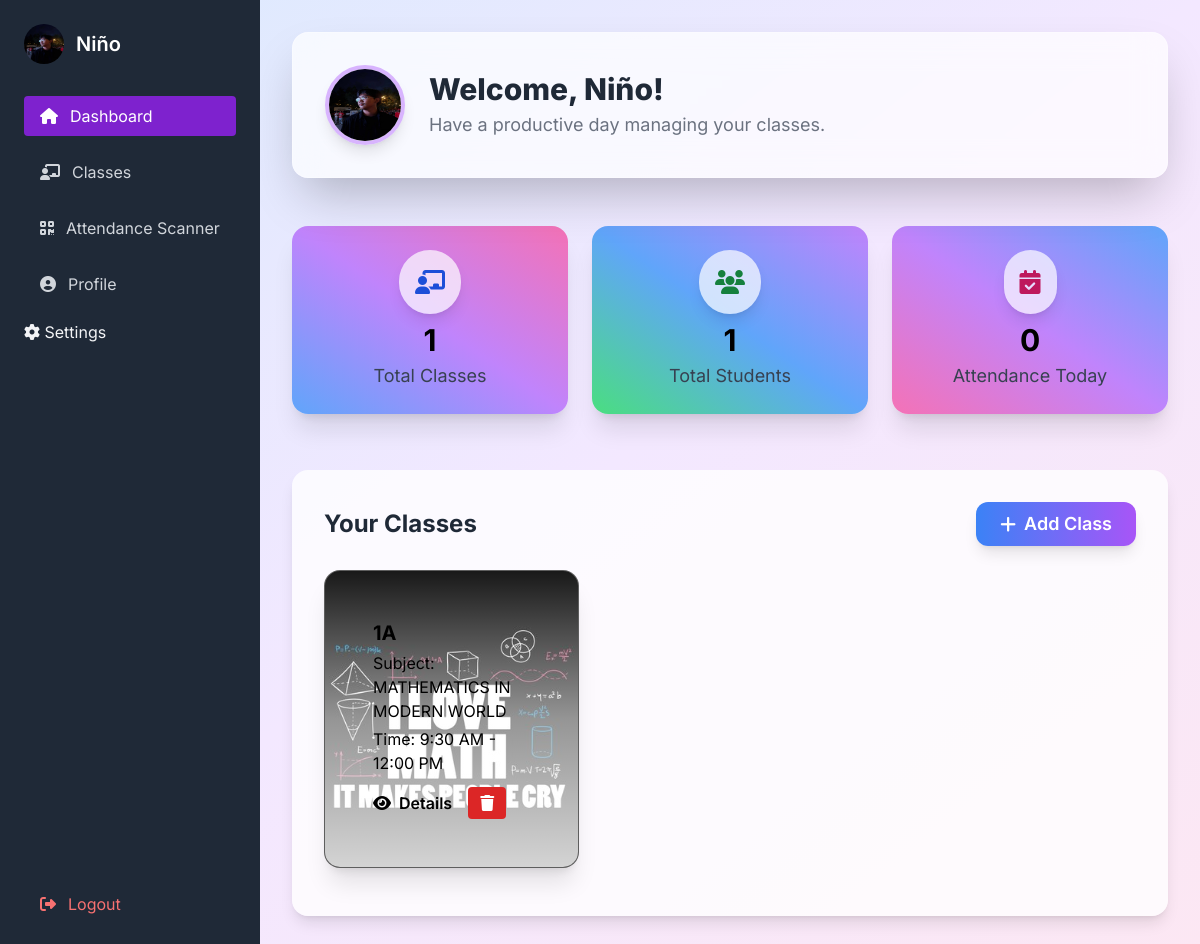
Screenshot of /instructor_dashboard.php (signed in) with the database file from the repository.
### tables this page shows
CREATE TABLE `instructors` (
  `id` int(11) NOT NULL,
  `full_name` varchar(100) NOT NULL,
  `instructor_id` varchar(50) NOT NULL,
  `department` varchar(100) NOT NULL,
  `email` varchar(100) NOT NULL,
  `username` varchar(50) NOT NULL,
  `password` varchar(255) NOT NULL,
  `failed_login_attempts` int(11) DEFAULT 0,
  `lockout_until` datetime DEFAULT NULL,
  `otp` varchar(6) DEFAULT NULL,
  `otp_expires_at` datetime DEFAULT NULL,
  `is_verified` tinyint(1) DEFAULT 0,
  `created_at` timestamp NOT NULL DEFAULT current_timestamp(),
  `last_login` datetime DEFAULT NULL,
  `profile_pic` varchar(255) DEFAULT NULL,
  `reset_token` varchar(128) DEFAULT NULL,
  `reset_token_expiry` datetime DEFAULT NULL
);

CREATE TABLE `classes` (
  `id` int(11) NOT NULL,
  `instructor_id` int(11) NOT NULL,
  `class_name` varchar(100) NOT NULL,
  `subject` varchar(100) NOT NULL,
  `start_time` time NOT NULL,
  `end_time` time NOT NULL,
  `background_image` varchar(255) DEFAULT NULL
);

### db.php (called while the page is built, shortened)
<?php
$DB_HOST = 'localhost';
$DB_USER = 'root';
$DB_PASS = '';
$DB_NAME = 'attendance';
$conn = new mysqli($DB_HOST, $DB_USER, $DB_PASS);
$conn->query("CREATE DATABASE IF NOT EXISTS `$DB_NAME`");
$conn->select_db($DB_NAME);
$conn->query("CREATE TABLE IF NOT EXISTS students (
    id INT AUTO_INCREMENT PRIMARY KEY,
    student_id VARCHAR(50) UNIQUE NOT NULL,
    name VARCHAR(100) NOT NULL,
    gender VARCHAR(10) NOT NULL,
    year VARCHAR(20) NOT NULL,
    course VARCHAR(50) NOT NULL
)");
$conn->query("CREATE TABLE IF NOT EXISTS instructors (
    id INT PRIMARY KEY AUTO_INCREMENT,
    full_name VARCHAR(100) NOT NULL,
    instructor_id VARCHAR(50) UNIQUE NOT NULL,
    department VARCHAR(100) NOT NULL,
    email VARCHAR(100) UNIQUE NOT NULL,
    username VARCHAR(50) UNIQUE NOT NULL,
    password VARCHAR(255) NOT NULL,
    failed_login_attempts INT DEFAULT 0,
    lockout_until DATETIME DEFAULT NULL,
    otp VARCHAR(6) DEFAULT NULL,
    otp_expires_at DATETIME DEFAULT NULL,
    is_verified BOOLEAN DEFAULT FALSE,
    created_at TIMESTAMP DEFAULT CURRENT_TIMESTAMP
)");
$conn->query("CREATE TABLE IF NOT EXISTS classes (
    id INT AUTO_INCREMENT PRIMARY KEY,
    instructor_id INT NOT NULL,
    class_name VARCHAR(100) NOT NULL,
    subject VARCHAR(100) NOT NULL,
    start_time TIME NOT NULL,
    end_time TIME NOT NULL,
    background_image VARCHAR(255) DEFAULT NULL,
    FOREIGN KEY (instructor_id) REFERENCES instructors(id) ON DELETE CASCADE
)");
$conn->query("CREATE TABLE IF NOT EXISTS class_students (
    id INT AUTO_INCREMENT PRIMARY KEY,
    class_id INT NOT NULL,
    student_id INT NOT NULL,
    UNIQUE KEY class_student_unique (class_id, student_id),
    FOREIGN KEY (class_id) REFERENCES classes(id) ON DELETE CASCADE,
    FOREIGN KEY (student_id) REFERENCES students(id) ON DELETE CASCADE
)");
$conn->query("CREATE TABLE IF NOT EXISTS attendance (
    id INT AUTO_INCREMENT PRIMARY KEY,
    class_id INT NOT NULL,
    student_id INT NOT NULL,
    timestamp DATETIME DEFAULT CURRENT_TIMESTAMP,
    FOREIGN KEY (class_id) REFERENCES classes(id) ON DELETE CASCADE,
    FOREIGN KEY (student_id) REFERENCES students(id) ON DELETE CASCADE
);");
$conn->query("CREATE TABLE IF NOT EXISTS user_logs (
    id INT AUTO_INCREMENT PRIMARY KEY,
    user_id INT NULL,
    user_type VARCHAR(20) NULL,
    action VARCHAR(50) NOT NULL,
    timestamp DATETIME DEFAULT CURRENT_TIMESTAMP,
    ip_address VARCHAR(45) NULL,
    user_agent TEXT NULL,
    INDEX user_id_idx (user_id),
    INDEX action_idx (action)
);");
$conn->query("CREATE TABLE IF NOT EXISTS admin (
    id INT AUTO_INCREMENT PRIMARY KEY,
    username VARCHAR(50) UNIQUE NOT NULL,
    password VARCHAR(255) NOT NULL
);");
function get_instructor_classes($instructor_id) {
    global $conn;
    $stmt = $conn->prepare('SELECT id, class_name, subject, start_time, end_time, background_image FROM classes WHERE instructor_id = ?');
    $stmt->bind_param('i', $instructor_id);
    $stmt->execute();
    $result = $stmt->get_result();
    $classes = [];
    while ($row = $result->fetch_assoc()) {
        $classes[] = $row;
    }
    return $classes;
}
function get_enrolled_students($class_id) {
    global $conn;
    $stmt = $conn->prepare('SELECT s.id, s.student_id, s.name, s.gender, s.year, s.course FROM students s JOIN class_students cs ON s.id = cs.student_id WHERE cs.class_id = ? ORDER BY s.name');
    $stmt->bind_param('i', $class_id);
    $stmt->execute();
    $result = $stmt->get_result();
    $students = [];
    while ($row = $result->fetch_assoc()) {
        $students[] = $row;
    }
    return $students;
}
?>

### instructor_dashboard.php (the view, shortened to what this page needs)
<?php
$instructor_id = $_SESSION['instructor_id'] ?? null;
$instructor_name = $_SESSION['instructor_name'] ?? 'Instructor';
require_once 'db.php';
$instructor_email = '';
if ($instructor_id) {
    $stmt = $conn->prepare('SELECT email, full_name, profile_pic FROM instructors WHERE id = ?');
    $stmt->bind_param('i', $instructor_id);
    $stmt->execute();
    $stmt->bind_result($instructor_email, $instructor_name, $profile_pic);
}
if ($profile_pic && file_exists('profile_pics/' . $profile_pic)) {
    $profile_img_url = 'profile_pics/' . $profile_pic;
} else {
    $profile_img_url = 'profile_pics/default.png';
}
$first_name = $instructor_name;
if ($instructor_name) {
    $name_parts = explode(' ', $instructor_name);
    $first_name = $name_parts[0];
}
$classes = [];
if ($instructor_id) {
    $classes = get_instructor_classes($instructor_id);
}
$total_classes = count($classes);
$total_students = 0;
foreach ($classes as $class) {
    $students = get_enrolled_students($class['id']);
    $total_students += count($students);
}
$total_attendance_today = 0;
?>
<!DOCTYPE html>
<html lang="en">
<head>
    <script src="https://cdn.tailwindcss.com"></script>
    <link rel="stylesheet" href="https://cdnjs.cloudflare.com/ajax/libs/font-awesome/6.4.0/css/all.min.css">
</head>
<body class="min-h-screen flex bg-gradient-to-br from-blue-100 via-purple-100 to-pink-100">
    <div class="sidebar bg-gray-800 text-gray-100 p-6 flex flex-col">
        <div class="flex items-center mb-8">
            <img src="<?php echo htmlspecialchars($profile_img_url); ?>" alt="Instructor Icon" class="w-10 h-10 rounded-full mr-3">
            <span class="text-xl font-semibold text-white"><?php echo htmlspecialchars($first_name); ?></span>
        </div>
        <nav class="flex flex-col space-y-4">
            <a href="instructor_dashboard.php" class="sidebar-link flex items-center py-2 px-4 rounded transition duration-200 bg-purple-700 text-white">
                <i class="fas fa-home mr-3"></i> Dashboard
            </a>
            <a href="#" class="sidebar-link flex items-center py-2 px-4 rounded transition duration-200 text-gray-300 hover:text-white hover:bg-gradient-to-r hover:from-purple-500 hover:to-blue-500 hover:shadow-lg">
                <i class="fas fa-chalkboard-teacher mr-3"></i> Classes
            </a>
            <a href="attendance_scanner.php" class="sidebar-link flex items-center py-2 px-4 rounded transition duration-200 text-gray-300 hover:text-white hover:bg-gradient-to-r hover:from-purple-500 hover:to-blue-500 hover:shadow-lg">
                <i class="fas fa-qrcode mr-3"></i> Attendance Scanner
            </a>
            <a href="instructor_profile.php" class="sidebar-link flex items-center py-2 px-4 rounded transition duration-200 text-gray-300 hover:text-white hover:bg-gradient-to-r hover:from-green-400 hover:to-blue-500 hover:shadow-lg">
                <i class="fas fa-user-circle mr-3"></i> Profile
            </a>
            <div class="mt-4">
                <button id="settingsBtn" class="sidebar-link w-full text-left">
                    <i class="fas fa-cog"></i> Settings
                </button>
            </div>
        </nav>
        <div class="mt-auto">
            <a href="instructor_logout.php" id="instructorLogoutLink" class="flex items-center py-2 px-4 rounded transition duration-200 text-red-400 hover:text-red-600 hover:bg-gray-700">
                <i class="fas fa-sign-out-alt mr-3"></i> Logout
            </a>
        </div>
    </div>
    <div class="main-content flex-1 p-8 flex flex-col gap-8">
        <div class="glass-card w-full flex items-center gap-6 p-8 rounded-2xl shadow-2xl bg-white/70 backdrop-blur-lg border border-white/30 mb-4">
            <img src="<?php echo htmlspecialchars($profile_img_url); ?>" alt="Profile" class="w-20 h-20 rounded-full border-4 border-purple-300 shadow-lg">
            <div>
                <h1 class="text-3xl font-extrabold text-gray-800 mb-1">Welcome, <?php echo htmlspecialchars($first_name); ?>!</h1>
                <p class="text-gray-500 text-lg">Have a productive day managing your classes.</p>
            </div>
        </div>
        <div class="grid grid-cols-1 md:grid-cols-3 gap-6 mb-6">
            <div class="bg-gradient-to-tr from-blue-400 via-purple-400 to-pink-400 rounded-2xl shadow-xl p-6 flex flex-col items-center glass-card">
                <div class="bg-white/70 rounded-full p-4 mb-2 text-blue-700 shadow-lg"><i class="fas fa-chalkboard-teacher text-2xl"></i></div>
                <div class="text-3xl font-bold"><?php echo $total_classes; ?></div>
                <div class="text-gray-700 mt-1 text-lg">Total Classes</div>
            </div>
            <div class="bg-gradient-to-tr from-green-400 via-blue-400 to-purple-400 rounded-2xl shadow-xl p-6 flex flex-col items-center glass-card">
                <div class="bg-white/70 rounded-full p-4 mb-2 text-green-700 shadow-lg"><i class="fas fa-users text-2xl"></i></div>
                <div class="text-3xl font-bold"><?php echo $total_students; ?></div>
                <div class="text-gray-700 mt-1 text-lg">Total Students</div>
            </div>
            <div class="bg-gradient-to-tr from-pink-400 via-purple-400 to-blue-400 rounded-2xl shadow-xl p-6 flex flex-col items-center glass-card">
                <div class="bg-white/70 rounded-full p-4 mb-2 text-pink-700 shadow-lg"><i class="fas fa-calendar-check text-2xl"></i></div>
                <div class="text-3xl font-bold"><?php echo $total_attendance_today; ?></div>
                <div class="text-gray-700 mt-1 text-lg">Attendance Today</div>
            </div>
        </div>
        <div class="bg-white/80 rounded-2xl shadow-lg p-8">
            <div class="flex flex-col md:flex-row justify-between items-center mb-6 gap-4">
                <h2 class="text-2xl font-bold text-gray-800">Your Classes</h2>
                <button id="addClassBtn" class="bg-gradient-to-r from-blue-500 to-purple-500 text-white py-2 px-6 rounded-xl shadow-lg hover:from-purple-500 hover:to-blue-500 focus:outline-none focus:ring-2 focus:ring-blue-500 focus:ring-offset-2 font-semibold transition text-lg flex items-center gap-2">
                    <i class="fas fa-plus"></i> Add Class
                </button>
            </div>
            <?php if (empty($classes)): ?>
                <div class="flex flex-col items-center justify-center py-12">
                    <img src="https://cdn-icons-png.flaticon.com/512/3135/3135715.png" alt="No Classes" class="w-24 h-24 mb-4 opacity-60">
                    <p class="text-gray-500 text-lg">You don't have any classes yet. Click <span class='font-bold text-purple-600'>Add Class</span> to create one.</p>
                </div>
            <?php else: ?>
                <div class="grid grid-cols-1 md:grid-cols-2 lg:grid-cols-3 gap-6">
                    <?php foreach ($classes as $class): ?>
                        <div class="class-card relative overflow-hidden group shadow-xl rounded-2xl border border-white/30" style="background: url('class_backgrounds/<?php echo htmlspecialchars($class['background_image'] ?? 'bg1.jpg'); ?>') center/cover, #fff; min-height: 220px;">
                            <div class="absolute inset-0 bg-gradient-to-t from-white/90 via-white/60 to-transparent opacity-90 group-hover:opacity-100 transition duration-300"></div>
                            <div class="relative z-10 flex flex-col justify-end h-full p-6">
                                <h3 class="text-xl font-bold text-black mb-1"><?php echo htmlspecialchars($class['class_name']); ?></h3>
                                <p class="text-black mb-1">Subject: <?php echo htmlspecialchars($class['subject']); ?></p>
                                <p class="text-black mb-3">Time: <?php echo htmlspecialchars(date('g:i A', strtotime($class['start_time']))); ?> - <?php echo htmlspecialchars(date('g:i A', strtotime($class['end_time']))); ?></p>
                                <div class="flex gap-2 items-center">
                                    <a href="instructor_class_details.php?class_id=<?php echo $class['id']; ?>" class="text-black hover:underline font-semibold" title="View Details"><i class="fas fa-eye mr-1"></i> Details</a>
                                    <button type="button" class="ml-2 bg-red-600 text-white px-3 py-1 rounded hover:bg-red-700 transition delete-class-btn" data-class-id="<?php echo $class['id']; ?>" title="Delete Class"><i class="fas fa-trash"></i></button>
                                </div>
                            </div>
                        </div>
                    <?php endforeach; ?>
                </div>
            <?php endif; ?>
        </div>
    </div>
</body>
</html>

### instructor_dashboard.php (style rules this page uses)
body { font-family: 'Inter', sans-serif; }
.sidebar { width: 260px; flex-shrink: 0; }
.main-content { flex-grow: 1; overflow-y: auto; }
.class-card { background-color: #ffffff; border-radius: 0.5rem; box-shadow: 0 4px 6px rgba(0, 0, 0, 0.1); padding: 1.5rem; margin-bottom: 1rem; transition: transform 0.2s ease-in-out; }

### rows the page displays
instructors: profile_pic (picture), full_name "Niño"
classes: background_image (picture), class_name "1A", subject "MATHEMATICS IN MODERN WORLD", start_time "9:30 AM", end_time "12:00 PM"

### other values shown
$total_classes "1"
$total_students "1"
$total_attendance_today "0"
